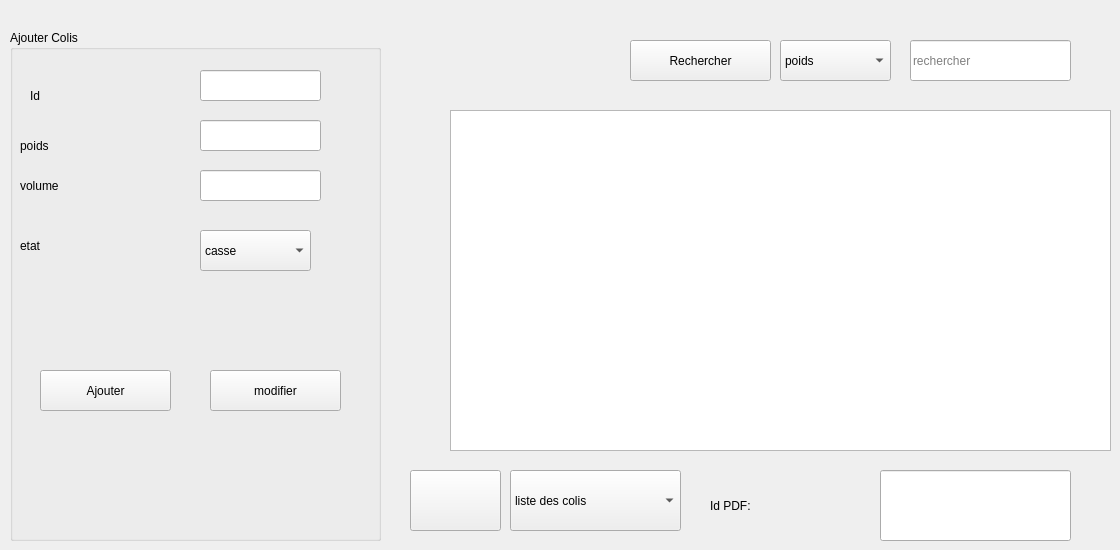
      <widget class="QWidget" name="tab">
       <attribute name="title">
        <string>ajout</string>
       </attribute>
       <widget class="QGroupBox" name="groupBox">
        <property name="geometry">
         <rect>
          <x>10</x>
          <y>30</y>
          <width>371</width>
          <height>511</height>
         </rect>
        </property>
        <property name="title">
         <string>Ajouter Colis</string>
        </property>
        <widget class="QLabel" name="label">
         <property name="geometry">
          <rect>
           <x>20</x>
           <y>50</y>
           <width>71</width>
           <height>31</height>
          </rect>
         </property>
         <property name="text">
          <string>Id</string>
         </property>
        </widget>
        <widget class="QLineEdit" name="le">
         <property name="geometry">
          <rect>
           <x>190</x>
           <y>40</y>
           <width>121</width>
           <height>31</height>
          </rect>
         </property>
         <property name="styleSheet">
          <string notr="true"/>
         </property>
        </widget>
        <widget class="QPushButton" name="B_ajouter">
         <property name="geometry">
          <rect>
           <x>30</x>
           <y>340</y>
           <width>131</width>
           <height>41</height>
          </rect>
         </property>
         <property name="text">
          <string>Ajouter</string>
         </property>
        </widget>
        <widget class="QLabel" name="label_2">
         <property name="geometry">
          <rect>
           <x>10</x>
           <y>100</y>
           <width>71</width>
           <height>31</height>
          </rect>
         </property>
         <property name="text">
          <string>poids</string>
         </property>
        </widget>
        <widget class="QLineEdit" name="poids">
         <property name="geometry">
          <rect>
           <x>190</x>
           <y>90</y>
           <width>121</width>
           <height>31</height>
          </rect>
         </property>
        </widget>
        <widget class="QLineEdit" name="volume">
         <property name="geometry">
          <rect>
           <x>190</x>
           <y>140</y>
           <width>121</width>
           <height>31</height>
          </rect>
         </property>
        </widget>
        <widget class="QLabel" name="label_3">
         <property name="geometry">
          <rect>
           <x>10</x>
           <y>140</y>
           <width>71</width>
           <height>31</height>
          </rect>
         </property>
         <property name="text">
          <string>volume</string>
         </property>
        </widget>
        <widget class="QLabel" name="label_4">
         <property name="geometry">
          <rect>
           <x>10</x>
           <y>200</y>
           <width>81</width>
           <height>31</height>
          </rect>
         </property>
         <property name="text">
          <string>etat</string>
         </property>
        </widget>
        <widget class="QPushButton" name="mod1">
         <property name="geometry">
          <rect>
           <x>200</x>
           <y>340</y>
           <width>131</width>
           <height>41</height>
          </rect>
         </property>
         <property name="text">
          <string>modifier</string>
         </property>
        </widget>
        <widget class="QLabel" name="label_6">
         <property name="geometry">
          <rect>
           <x>660</x>
           <y>380</y>
           <width>71</width>
           <height>31</height>
          </rect>
         </property>
         <property name="text">
          <string>Id</string>
         </property>
        </widget>
        <widget class="QComboBox" name="combo_etat">
         <property name="geometry">
          <rect>
           <x>190</x>
           <y>200</y>
           <width>111</width>
           <height>41</height>
          </rect>
         </property>
         <item>
          <property name="text">
           <string>casse</string>
          </property>
         </item>
         <item>
          <property name="text">
           <string>non casse</string>
          </property>
         </item>
        </widget>
       </widget>
       <widget class="QTableView" name="tab_ajout">
        <property name="geometry">
         <rect>
          <x>450</x>
          <y>110</y>
          <width>661</width>
          <height>341</height>
         </rect>
        </property>
       </widget>
       <widget class="QPushButton" name="Rech">
        <property name="geometry">
         <rect>
          <x>630</x>
          <y>40</y>
          <width>141</width>
          <height>41</height>
         </rect>
        </property>
        <property name="text">
         <string>Rechercher</string>
        </property>
       </widget>
       <widget class="QPushButton" name="pdf">
        <property name="geometry">
         <rect>
          <x>410</x>
          <y>470</y>
          <width>91</width>
          <height>61</height>
         </rect>
        </property>
        <property name="text">
         <string/>
        </property>
       </widget>
       <widget class="QComboBox" name="combo_2">
        <property name="geometry">
         <rect>
          <x>510</x>
          <y>470</y>
          <width>171</width>
          <height>61</height>
         </rect>
        </property>
        <item>
         <property name="text">
          <string>liste des colis</string>
         </property>
        </item>
        <item>
         <property name="text">
          <string>coli</string>
         </property>
        </item>
       </widget>
       <widget class="QLineEdit" name="pdf_bar">
        <property name="geometry">
         <rect>
          <x>880</x>
          <y>470</y>
          <width>191</width>
          <height>71</height>
         </rect>
        </property>
       </widget>
       <widget class="QLabel" name="pdf_label">
        <property name="geometry">
         <rect>
          <x>710</x>
          <y>480</y>
          <width>161</width>
          <height>51</height>
         </rect>
        </property>
        <property name="text">
         <string>Id PDF:</string>
        </property>
       </widget>
       <widget class="QComboBox" name="combo_4">
        <property name="geometry">
         <rect>
          <x>780</x>
          <y>40</y>
          <width>111</width>
          <height>41</height>
         </rect>
        </property>
        <item>
         <property name="text">
          <string>poids</string>
         </property>
        </item>
        <item>
         <property name="text">
          <string>volume</string>
         </property>
        </item>
        <item>
         <property name="text">
          <string>id</string>
         </property>
        </item>
       </widget>
       <widget class="QLineEdit" name="Rech_3">
        <property name="geometry">
         <rect>
          <x>910</x>
          <y>40</y>
          <width>161</width>
          <height>41</height>
         </rect>
        </property>
        <property name="styleSheet">
         <string notr="true">font: 75 9pt &quot;MS Shell Dlg 2&quot;;</string>
        </property>
        <property name="text">
         <string/>
        </property>
        <property name="placeholderText">
         <string>rechercher</string>
        </property>
       </widget>
      </widget>
